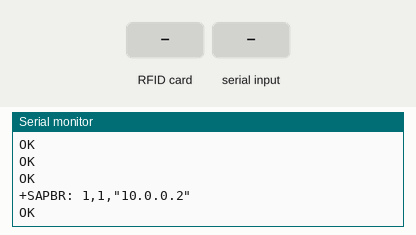
Recording of a sketch running on a simulated Arduino Mega 2560, built with avr-gcc and run on an emulated ATmega2560. On the bench: the last lines printed to the serial monitor. The test bench sets the inputs (shaded band). The modem accepts every AT command (registered, SIM ready, sends succeed) and sends nothing else.

Above: at 11.6 s.
11.7 s: RFID card 0D C0 4E 39 held to the reader
At 12.4 s:
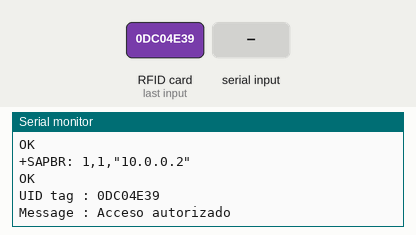
13.2 s: "0DC04E39" received over the second serial link
At 14.9 s:
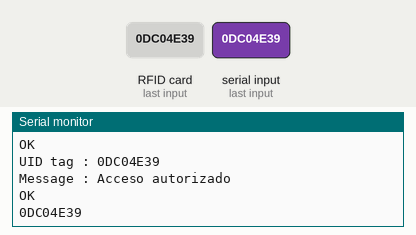
15.2 s: "1" received over the second serial link
At 17.1 s:
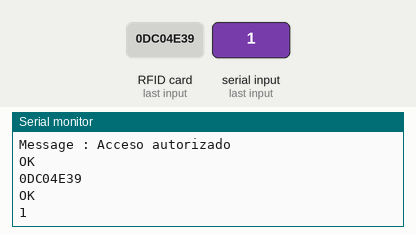

Measured:
- after the input at 11.7 s, the serial monitor: prints a new line at once (image 1)
- after the input at 13.2 s, the serial monitor: prints a new line after 0.52 s (image 2)
- after the input at 15.2 s, the serial monitor: prints a new line after 0.54 s (image 3)

The sketch:

ACESS_GSM.ino
```cpp
#include <SPI.h>
#include <MFRC522.h>
#include <SoftwareSerial.h>
#define SS_PIN 53
#define RST_PIN 9
SoftwareSerial gprsSerial(10,11); // Configura el puerto serial para el SIM900
MFRC522 mfrc522(SS_PIN, RST_PIN);   // Create MFRC522 instance.
//byte ActualUID[4];
String a= " ";
void setup()
{
  gprsSerial.begin(19200);
  Serial.begin(19200);   // Iniciar comunicacion serial
  SPI.begin();      // Iniciar  SPI bus
  mfrc522.PCD_Init();   // Iniciar MFRC522
  Serial.println("Acerca la tarjeta o llavero al lector...");
  Serial.println();
  conexion();
}
void conexion ()
{
  Serial.println("Config SIM900...");
  delay(2000);
  Serial.println("Done!...");
  gprsSerial.flush();
  Serial.flush();
  //Verificacion funcionamiento SIM 900
  gprsSerial.println("AT");
  delay(100);
  toSerial();

//Devuelve el estado de calidad de la señal de cobertura
  gprsSerial.println("AT+CSQ");
  delay(100);
  toSerial();

  // attach or detach from GPRS service
  gprsSerial.println("AT+CGATT?");
  delay(100);
  toSerial();

  // bearer settings
  gprsSerial.println("AT+SAPBR=3,1,\"CONTYPE\",\"GPRS\"");
  delay(2000);
  toSerial();

  // bearer settings
  //Conexion al servidor y enviar los dos datos requeridos por el metodo GET a la base de datos.
  gprsSerial.println("AT+SAPBR=3,1,\"APN\",\"internet.movistar.com.co\"");
  delay(2000);
  toSerial();

  // bearer settings
   gprsSerial.println("AT+SAPBR=1,1");
  delay(2000);
  toSerial();

  gprsSerial.println("AT+SAPBR=2,1");
  delay(2000);
  toSerial();

  }
  void toSerial()
{
  while(gprsSerial.available()!=0)
  {
    Serial.write(gprsSerial.read());
  }
}
void loop()
{

  // Buscar UID nueva
  if ( ! mfrc522.PICC_IsNewCardPresent())
  {
    return;
  }
  // Seleccionar una UID
  if ( ! mfrc522.PICC_ReadCardSerial())
  {
    return;
  }
  //Mostrar UID en Monitor serial
  Serial.print("UID tag :");
  String content= "";
  byte letter;
  for (byte i = 0; i < mfrc522.uid.size; i++)
  {
     Serial.print(mfrc522.uid.uidByte[i] < 0x10 ? " 0" : "");
     Serial.print(mfrc522.uid.uidByte[i], HEX);
     content.concat(String(mfrc522.uid.uidByte[i] < 0x10 ? " 0" : ""));
     content.concat(String(mfrc522.uid.uidByte[i], HEX));
     //ActualUID[i]=mfrc522.uid.uidByte[i];
     //a= "" + ActualUID[i] ;

  }

  Serial.println();
  Serial.print("Message : ");
  content.toUpperCase();
  if (content.substring(1) == "0DC04E39") //UID Que proporciona acceso
  {
    a= "" + content.substring(1) ;
    Serial.println("Acceso autorizado");
    Serial.println();

    // initialize http service
   gprsSerial.println("AT+HTTPINIT");
   delay(2000);
   toSerial();

   gprsSerial.println("AT+HTTPPARA=\"CID\",1" );
   delay(2000);
   toSerial();
  // put your main code here, to run repeatedly:
   String url = "AT+HTTPPARA=\"URL\",\"http://www.app-ipuc.com/proyecto/autorow.php";
   //tag llavero 0D C0 4E 39
   url = url + "?tag=";
   url = url+ a ;
   url = url + "\"";

   gprsSerial.println(url);
    delay(2000);
    toSerial();

   // Accion HTTP 0 = GET, 1 = POST, 2 = HEAD
   gprsSerial.println("AT+HTTPACTION=0");
   delay(6000);
   toSerial();

   // Leer Respuesta del servidor
   gprsSerial.println("AT+HTTPREAD");
   delay(1000);
   toSerial();
  // Termina la conexion HTTP
   gprsSerial.println("");
   gprsSerial.println("AT+HTTPTERM");
   toSerial();
   delay(300);

   gprsSerial.println("");
   delay(10000);
    delay(3000);
  }

 else   {
    Serial.println("Acceso denegado");
    delay(3000);
  }
}
```
